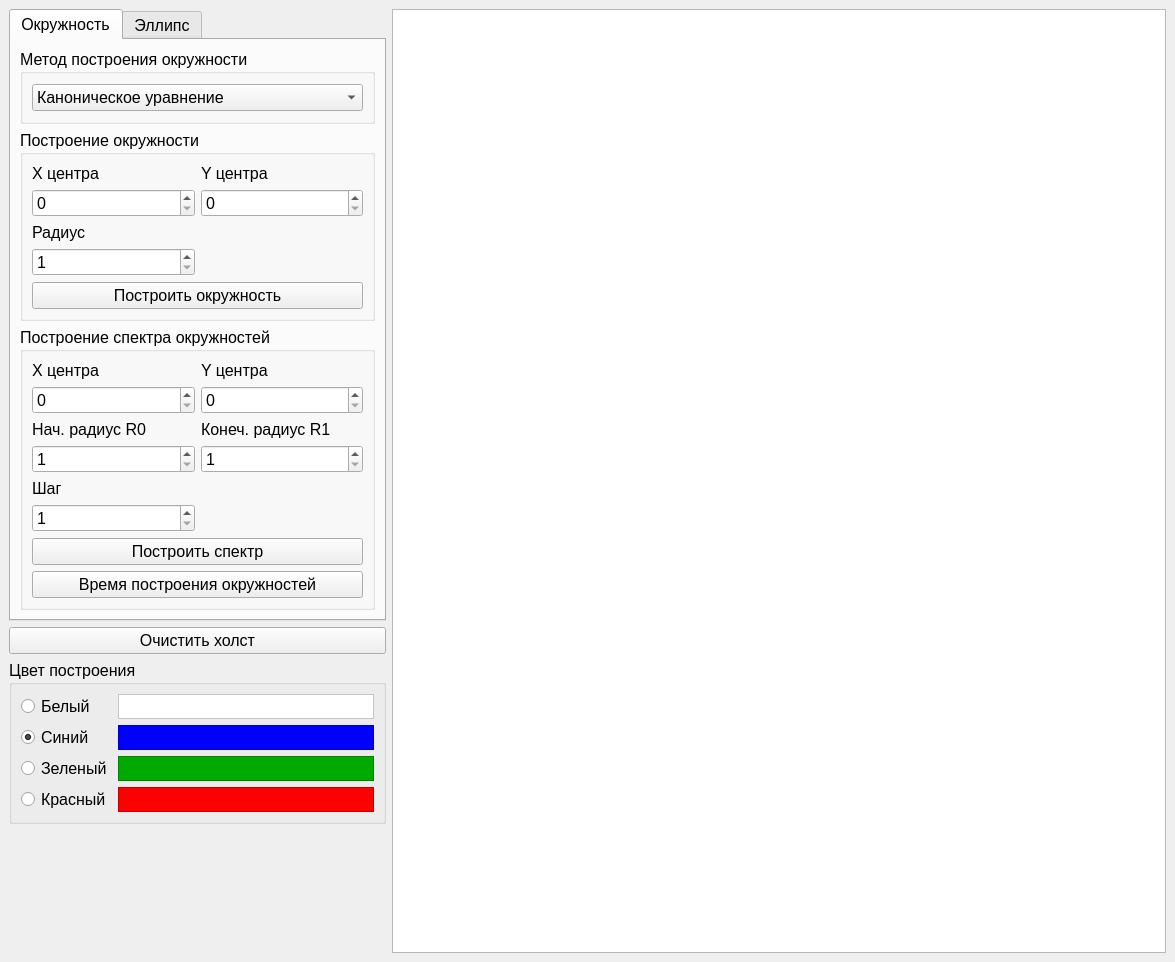
<?xml version="1.0" encoding="UTF-8"?>
<ui version="4.0">
 <class>MainWindow</class>
 <widget class="QMainWindow" name="MainWindow">
  <property name="geometry">
   <rect>
    <x>0</x>
    <y>0</y>
    <width>1175</width>
    <height>962</height>
   </rect>
  </property>
  <property name="font">
   <font>
    <pointsize>12</pointsize>
   </font>
  </property>
  <property name="windowTitle">
   <string>Построение кривых (окружности и эллипсы)</string>
  </property>
  <widget class="QWidget" name="centralwidget">
   <layout class="QFormLayout" name="formLayout">
    <item row="1" column="0">
     <layout class="QVBoxLayout" name="buttons_layout">
      <item>
       <widget class="QTabWidget" name="tabWidget">
        <property name="currentIndex">
         <number>0</number>
        </property>
        <widget class="QWidget" name="circle_tab">
         <attribute name="title">
          <string>Окружность</string>
         </attribute>
         <layout class="QGridLayout" name="gridLayout_6">
          <item row="0" column="0">
           <layout class="QGridLayout" name="circle_layout">
            <item row="0" column="0">
             <widget class="QGroupBox" name="circle_method_gb">
              <property name="sizePolicy">
               <sizepolicy hsizetype="Preferred" vsizetype="Preferred">
                <horstretch>0</horstretch>
                <verstretch>0</verstretch>
               </sizepolicy>
              </property>
              <property name="title">
               <string>Метод построения окружности</string>
              </property>
              <layout class="QGridLayout" name="gridLayout_4">
               <item row="0" column="0">
                <widget class="QComboBox" name="circle_method_cb">
                 <item>
                  <property name="text">
                   <string>Каноническое уравнение</string>
                  </property>
                 </item>
                 <item>
                  <property name="text">
                   <string>Параметрическое уравнение</string>
                  </property>
                 </item>
                 <item>
                  <property name="text">
                   <string>Алгоритм Брезенхема</string>
                  </property>
                 </item>
                 <item>
                  <property name="text">
                   <string>Алгоритм средней точки</string>
                  </property>
                 </item>
                 <item>
                  <property name="text">
                   <string>Библиотечная функция</string>
                  </property>
                 </item>
                </widget>
               </item>
              </layout>
             </widget>
            </item>
            <item row="1" column="0">
             <widget class="QGroupBox" name="dsc_gb">
              <property name="title">
               <string>Построение окружности</string>
              </property>
              <layout class="QGridLayout" name="gridLayout_2">
               <item row="1" column="0">
                <widget class="QSpinBox" name="dsc_x_sb">
                 <property name="maximum">
                  <number>1500</number>
                 </property>
                 <property name="singleStep">
                  <number>10</number>
                 </property>
                </widget>
               </item>
               <item row="1" column="1">
                <widget class="QSpinBox" name="dsc_y_sb">
                 <property name="maximum">
                  <number>1000</number>
                 </property>
                 <property name="singleStep">
                  <number>10</number>
                 </property>
                </widget>
               </item>
               <item row="2" column="0">
                <widget class="QLabel" name="dsc_r_label">
                 <property name="text">
                  <string>Радиус</string>
                 </property>
                </widget>
               </item>
               <item row="0" column="0">
                <widget class="QLabel" name="dsc_x_label">
                 <property name="text">
                  <string>X центра</string>
                 </property>
                </widget>
               </item>
               <item row="3" column="0">
                <widget class="QSpinBox" name="dsc_r_sb">
                 <property name="minimum">
                  <number>1</number>
                 </property>
                 <property name="maximum">
                  <number>1500</number>
                 </property>
                 <property name="singleStep">
                  <number>10</number>
                 </property>
                </widget>
               </item>
               <item row="4" column="0" colspan="2">
                <widget class="QPushButton" name="dsc_button">
                 <property name="text">
                  <string>Построить окружность</string>
                 </property>
                </widget>
               </item>
               <item row="0" column="1">
                <widget class="QLabel" name="dsc_y_label">
                 <property name="text">
                  <string>Y центра</string>
                 </property>
                </widget>
               </item>
              </layout>
             </widget>
            </item>
            <item row="2" column="0">
             <widget class="QGroupBox" name="dspc_gb">
              <property name="title">
               <string>Построение спектра окружностей</string>
              </property>
              <layout class="QGridLayout" name="gridLayout">
               <item row="3" column="0">
                <widget class="QSpinBox" name="dspc_r0_sb">
                 <property name="minimum">
                  <number>1</number>
                 </property>
                 <property name="maximum">
                  <number>1500</number>
                 </property>
                 <property name="singleStep">
                  <number>10</number>
                 </property>
                </widget>
               </item>
               <item row="1" column="1">
                <widget class="QSpinBox" name="dspc_y_sb">
                 <property name="maximum">
                  <number>1000</number>
                 </property>
                 <property name="singleStep">
                  <number>10</number>
                 </property>
                </widget>
               </item>
               <item row="4" column="0">
                <widget class="QLabel" name="dspc_step_label">
                 <property name="text">
                  <string>Шаг</string>
                 </property>
                </widget>
               </item>
               <item row="1" column="0">
                <widget class="QSpinBox" name="dspc_x_sb">
                 <property name="maximum">
                  <number>1500</number>
                 </property>
                 <property name="singleStep">
                  <number>10</number>
                 </property>
                </widget>
               </item>
               <item row="0" column="1">
                <widget class="QLabel" name="dspc_y_label">
                 <property name="text">
                  <string>Y центра</string>
                 </property>
                </widget>
               </item>
               <item row="6" column="0" colspan="2">
                <widget class="QPushButton" name="dspc_button">
                 <property name="text">
                  <string>Построить спектр</string>
                 </property>
                </widget>
               </item>
               <item row="2" column="0">
                <widget class="QLabel" name="dspc_r0_label">
                 <property name="text">
                  <string>Нач. радиус R0</string>
                 </property>
                </widget>
               </item>
               <item row="0" column="0">
                <widget class="QLabel" name="dspc_x_label">
                 <property name="text">
                  <string>X центра</string>
                 </property>
                </widget>
               </item>
               <item row="5" column="0">
                <widget class="QSpinBox" name="dspc_step_sb">
                 <property name="minimum">
                  <number>1</number>
                 </property>
                 <property name="maximum">
                  <number>500</number>
                 </property>
                 <property name="singleStep">
                  <number>10</number>
                 </property>
                </widget>
               </item>
               <item row="2" column="1">
                <widget class="QLabel" name="dspc_r1_label">
                 <property name="text">
                  <string>Конеч. радиус R1</string>
                 </property>
                </widget>
               </item>
               <item row="3" column="1">
                <widget class="QSpinBox" name="dspc_r1_sb">
                 <property name="minimum">
                  <number>1</number>
                 </property>
                 <property name="maximum">
                  <number>1500</number>
                 </property>
                 <property name="singleStep">
                  <number>10</number>
                 </property>
                </widget>
               </item>
               <item row="7" column="0" colspan="2">
                <widget class="QPushButton" name="circle_time_analize_button">
                 <property name="text">
                  <string>Время построения окружностей</string>
                 </property>
                </widget>
               </item>
              </layout>
             </widget>
            </item>
           </layout>
          </item>
         </layout>
        </widget>
        <widget class="QWidget" name="ellipse_tab">
         <attribute name="title">
          <string>Эллипс</string>
         </attribute>
         <layout class="QGridLayout" name="gridLayout_11">
          <item row="0" column="0">
           <layout class="QGridLayout" name="ellipse_layout">
            <item row="2" column="0">
             <widget class="QGroupBox" name="dspe_layout">
              <property name="title">
               <string>Построение спектра эллипсов</string>
              </property>
              <layout class="QGridLayout" name="gridLayout_9">
               <item row="1" column="0">
                <widget class="QSpinBox" name="dspe_x_sb">
                 <property name="maximum">
                  <number>1500</number>
                 </property>
                 <property name="singleStep">
                  <number>10</number>
                 </property>
                </widget>
               </item>
               <item row="0" column="1">
                <widget class="QLabel" name="dspe_y_label">
                 <property name="text">
                  <string>Y центра</string>
                 </property>
                </widget>
               </item>
               <item row="2" column="1">
                <widget class="QLabel" name="dspe_b0_label">
                 <property name="text">
                  <string>Нач. ВПО - b0</string>
                 </property>
                </widget>
               </item>
               <item row="0" column="0">
                <widget class="QLabel" name="dspe_x_label">
                 <property name="text">
                  <string>X центра</string>
                 </property>
                </widget>
               </item>
               <item row="3" column="1">
                <widget class="QSpinBox" name="dspe_b0_sb">
                 <property name="minimum">
                  <number>1</number>
                 </property>
                 <property name="maximum">
                  <number>1000</number>
                 </property>
                 <property name="singleStep">
                  <number>10</number>
                 </property>
                </widget>
               </item>
               <item row="5" column="1">
                <widget class="QSpinBox" name="dspe_step_sb">
                 <property name="minimum">
                  <number>1</number>
                 </property>
                 <property name="maximum">
                  <number>500</number>
                 </property>
                 <property name="singleStep">
                  <number>10</number>
                 </property>
                </widget>
               </item>
               <item row="5" column="0">
                <widget class="QSpinBox" name="dspe_a1_sb">
                 <property name="minimum">
                  <number>1</number>
                 </property>
                 <property name="maximum">
                  <number>1500</number>
                 </property>
                 <property name="singleStep">
                  <number>10</number>
                 </property>
                </widget>
               </item>
               <item row="4" column="1">
                <widget class="QLabel" name="dspe_step_label">
                 <property name="text">
                  <string>Шаг</string>
                 </property>
                </widget>
               </item>
               <item row="4" column="0">
                <widget class="QLabel" name="dspe_a1_label">
                 <property name="text">
                  <string>Конеч. ГПО - a1</string>
                 </property>
                </widget>
               </item>
               <item row="3" column="0">
                <widget class="QSpinBox" name="dspe_a0_sb">
                 <property name="minimum">
                  <number>1</number>
                 </property>
                 <property name="maximum">
                  <number>1500</number>
                 </property>
                 <property name="singleStep">
                  <number>10</number>
                 </property>
                </widget>
               </item>
               <item row="1" column="1">
                <widget class="QSpinBox" name="dspe_y_sb">
                 <property name="maximum">
                  <number>1000</number>
                 </property>
                 <property name="singleStep">
                  <number>10</number>
                 </property>
                </widget>
               </item>
               <item row="2" column="0">
                <widget class="QLabel" name="dspe_a0_label">
                 <property name="text">
                  <string>Нач. ГПО - a0</string>
                 </property>
                </widget>
               </item>
               <item row="6" column="0" colspan="2">
                <widget class="QPushButton" name="dspe_button">
                 <property name="text">
                  <string>Построить спектр</string>
                 </property>
                </widget>
               </item>
               <item row="7" column="0" colspan="2">
                <widget class="QPushButton" name="ellipse_time_analize_button">
                 <property name="text">
                  <string>Время построения эллипсов</string>
                 </property>
                </widget>
               </item>
              </layout>
             </widget>
            </item>
            <item row="1" column="0">
             <widget class="QGroupBox" name="dse_layout">
              <property name="title">
               <string>Построение эллипса</string>
              </property>
              <layout class="QGridLayout" name="gridLayout_8">
               <item row="0" column="0">
                <widget class="QLabel" name="dse_x_label">
                 <property name="text">
                  <string>X центра</string>
                 </property>
                </widget>
               </item>
               <item row="2" column="1">
                <widget class="QLabel" name="dse_b_label">
                 <property name="text">
                  <string>Верт. ПО - b</string>
                 </property>
                </widget>
               </item>
               <item row="2" column="0">
                <widget class="QLabel" name="dse_a_label">
                 <property name="text">
                  <string>Гор. ПО - a</string>
                 </property>
                </widget>
               </item>
               <item row="3" column="1">
                <widget class="QSpinBox" name="dse_b_sb">
                 <property name="minimum">
                  <number>1</number>
                 </property>
                 <property name="maximum">
                  <number>1000</number>
                 </property>
                 <property name="singleStep">
                  <number>10</number>
                 </property>
                 <property name="value">
                  <number>1</number>
                 </property>
                </widget>
               </item>
               <item row="1" column="0">
                <widget class="QSpinBox" name="dse_x_sb">
                 <property name="maximum">
                  <number>1500</number>
                 </property>
                 <property name="singleStep">
                  <number>10</number>
                 </property>
                </widget>
               </item>
               <item row="0" column="1">
                <widget class="QLabel" name="dse_y_label">
                 <property name="text">
                  <string>Y центра</string>
                 </property>
                </widget>
               </item>
               <item row="3" column="0">
                <widget class="QSpinBox" name="dse_a_sb">
                 <property name="maximum">
                  <number>1500</number>
                 </property>
                 <property name="singleStep">
                  <number>10</number>
                 </property>
                 <property name="value">
                  <number>1</number>
                 </property>
                </widget>
               </item>
               <item row="1" column="1">
                <widget class="QSpinBox" name="dse_y_sb">
                 <property name="maximum">
                  <number>1000</number>
                 </property>
                 <property name="singleStep">
                  <number>10</number>
                 </property>
                </widget>
               </item>
               <item row="4" column="0" colspan="2">
                <widget class="QPushButton" name="dse_button">
                 <property name="text">
                  <string>Построить эллипс</string>
                 </property>
                </widget>
               </item>
              </layout>
             </widget>
            </item>
            <item row="0" column="0">
             <widget class="QGroupBox" name="ellipse_method_gb">
              <property name="title">
               <string>Метод построения эллипса</string>
              </property>
              <layout class="QGridLayout" name="gridLayout_7">
               <item row="0" column="0">
                <widget class="QComboBox" name="ellipse_method_cb">
                 <item>
                  <property name="text">
                   <string>Каноническое уравнение</string>
                  </property>
                 </item>
                 <item>
                  <property name="text">
                   <string>Параметрическое уравнение</string>
                  </property>
                 </item>
                 <item>
                  <property name="text">
                   <string>Алгоритм Брезенхема</string>
                  </property>
                 </item>
                 <item>
                  <property name="text">
                   <string>Алгоритм средней точки</string>
                  </property>
                 </item>
                 <item>
                  <property name="text">
                   <string>Библиотечная функция</string>
                  </property>
                 </item>
                </widget>
               </item>
              </layout>
             </widget>
            </item>
           </layout>
          </item>
         </layout>
        </widget>
       </widget>
      </item>
      <item>
       <widget class="QPushButton" name="clear_button">
        <property name="text">
         <string>Очистить холст</string>
        </property>
       </widget>
      </item>
      <item>
       <widget class="QGroupBox" name="color_box">
        <property name="sizePolicy">
         <sizepolicy hsizetype="MinimumExpanding" vsizetype="MinimumExpanding">
          <horstretch>0</horstretch>
          <verstretch>0</verstretch>
         </sizepolicy>
        </property>
        <property name="title">
         <string>Цвет построения</string>
        </property>
        <layout class="QGridLayout" name="gridLayout_12">
         <item row="0" column="0">
          <widget class="QRadioButton" name="white_rb">
           <property name="sizePolicy">
            <sizepolicy hsizetype="Maximum" vsizetype="Fixed">
             <horstretch>0</horstretch>
             <verstretch>0</verstretch>
            </sizepolicy>
           </property>
           <property name="text">
            <string>Белый</string>
           </property>
          </widget>
         </item>
         <item row="0" column="1">
          <widget class="QGraphicsView" name="white_color_view">
           <property name="sizePolicy">
            <sizepolicy hsizetype="Maximum" vsizetype="Ignored">
             <horstretch>0</horstretch>
             <verstretch>0</verstretch>
            </sizepolicy>
           </property>
           <property name="styleSheet">
            <string notr="true">background-color: rgb(255, 255, 255);</string>
           </property>
          </widget>
         </item>
         <item row="1" column="0">
          <widget class="QRadioButton" name="blue_rb">
           <property name="sizePolicy">
            <sizepolicy hsizetype="Maximum" vsizetype="Fixed">
             <horstretch>0</horstretch>
             <verstretch>0</verstretch>
            </sizepolicy>
           </property>
           <property name="text">
            <string>Синий</string>
           </property>
           <property name="checked">
            <bool>true</bool>
           </property>
          </widget>
         </item>
         <item row="1" column="1">
          <widget class="QGraphicsView" name="blue_color_view">
           <property name="sizePolicy">
            <sizepolicy hsizetype="Maximum" vsizetype="Ignored">
             <horstretch>0</horstretch>
             <verstretch>0</verstretch>
            </sizepolicy>
           </property>
           <property name="styleSheet">
            <string notr="true">background-color: rgb(0, 0, 255);</string>
           </property>
          </widget>
         </item>
         <item row="2" column="0">
          <widget class="QRadioButton" name="green_rb">
           <property name="sizePolicy">
            <sizepolicy hsizetype="Maximum" vsizetype="Fixed">
             <horstretch>0</horstretch>
             <verstretch>0</verstretch>
            </sizepolicy>
           </property>
           <property name="text">
            <string>Зеленый</string>
           </property>
          </widget>
         </item>
         <item row="2" column="1">
          <widget class="QGraphicsView" name="green_color_view">
           <property name="sizePolicy">
            <sizepolicy hsizetype="Maximum" vsizetype="Ignored">
             <horstretch>0</horstretch>
             <verstretch>0</verstretch>
            </sizepolicy>
           </property>
           <property name="styleSheet">
            <string notr="true">background-color: rgb(0, 170, 0);</string>
           </property>
          </widget>
         </item>
         <item row="3" column="0">
          <widget class="QRadioButton" name="red_rb">
           <property name="sizePolicy">
            <sizepolicy hsizetype="Maximum" vsizetype="Fixed">
             <horstretch>0</horstretch>
             <verstretch>0</verstretch>
            </sizepolicy>
           </property>
           <property name="text">
            <string>Красный</string>
           </property>
          </widget>
         </item>
         <item row="3" column="1">
          <widget class="QGraphicsView" name="red_color_view">
           <property name="sizePolicy">
            <sizepolicy hsizetype="Maximum" vsizetype="Ignored">
             <horstretch>0</horstretch>
             <verstretch>0</verstretch>
            </sizepolicy>
           </property>
           <property name="styleSheet">
            <string notr="true">background-color: rgb(255, 0, 0);</string>
           </property>
          </widget>
         </item>
        </layout>
       </widget>
      </item>
      <item>
       <spacer name="verticalSpacer">
        <property name="orientation">
         <enum>Qt::Vertical</enum>
        </property>
        <property name="sizeHint" stdset="0">
         <size>
          <width>20</width>
          <height>40</height>
         </size>
        </property>
       </spacer>
      </item>
     </layout>
    </item>
    <item row="1" column="1">
     <layout class="QVBoxLayout" name="graph_layout">
      <item>
       <widget class="QGraphicsView" name="canvas"/>
      </item>
     </layout>
    </item>
   </layout>
  </widget>
 </widget>
 <tabstops>
  <tabstop>tabWidget</tabstop>
  <tabstop>circle_method_cb</tabstop>
  <tabstop>dsc_x_sb</tabstop>
  <tabstop>dsc_y_sb</tabstop>
  <tabstop>dsc_r_sb</tabstop>
  <tabstop>dsc_button</tabstop>
  <tabstop>dspc_x_sb</tabstop>
  <tabstop>dspc_y_sb</tabstop>
  <tabstop>dspc_r0_sb</tabstop>
  <tabstop>dspc_r1_sb</tabstop>
  <tabstop>dspc_step_sb</tabstop>
  <tabstop>dspc_button</tabstop>
  <tabstop>circle_time_analize_button</tabstop>
  <tabstop>clear_button</tabstop>
  <tabstop>white_rb</tabstop>
  <tabstop>blue_rb</tabstop>
  <tabstop>green_rb</tabstop>
  <tabstop>red_rb</tabstop>
  <tabstop>ellipse_method_cb</tabstop>
  <tabstop>dse_x_sb</tabstop>
  <tabstop>dse_y_sb</tabstop>
  <tabstop>dse_a_sb</tabstop>
  <tabstop>dse_b_sb</tabstop>
  <tabstop>dse_button</tabstop>
  <tabstop>dspe_x_sb</tabstop>
  <tabstop>dspe_y_sb</tabstop>
  <tabstop>dspe_a0_sb</tabstop>
  <tabstop>dspe_b0_sb</tabstop>
  <tabstop>dspe_a1_sb</tabstop>
  <tabstop>dspe_step_sb</tabstop>
  <tabstop>dspe_button</tabstop>
  <tabstop>ellipse_time_analize_button</tabstop>
  <tabstop>white_color_view</tabstop>
  <tabstop>blue_color_view</tabstop>
  <tabstop>green_color_view</tabstop>
  <tabstop>red_color_view</tabstop>
  <tabstop>canvas</tabstop>
 </tabstops>
 <resources/>
 <connections/>
</ui>
